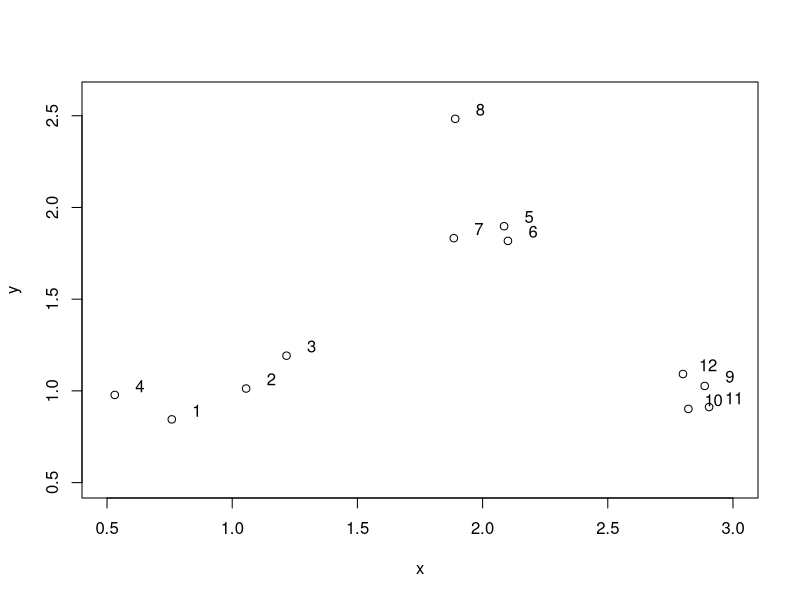
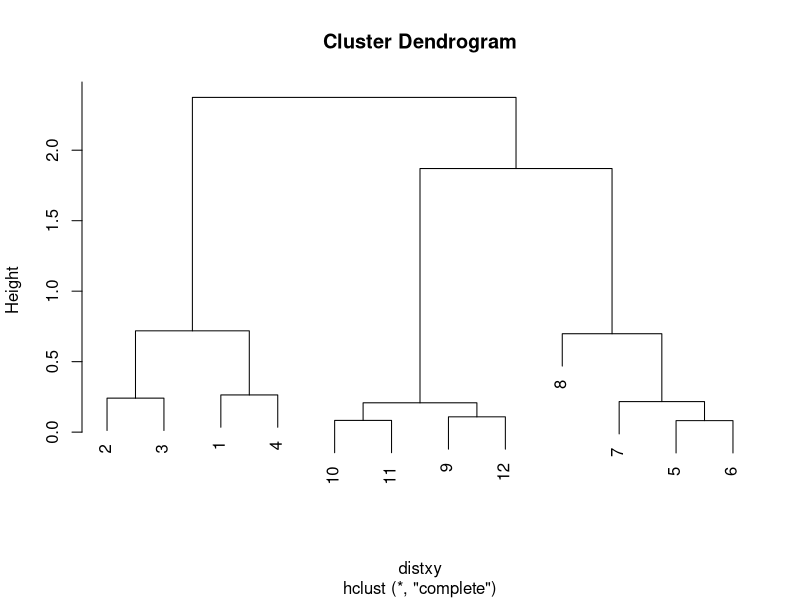
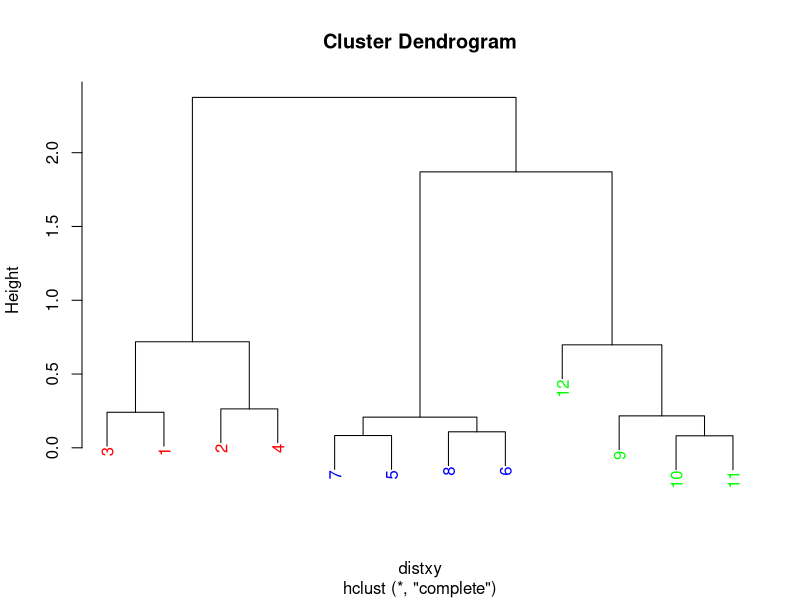

The R source for these figures, in order:
## ---- chunk 1
knitr::opts_chunk$set(echo = FALSE)
## ---- chunk 2
set.seed(1234)
x <- rnorm(12,mean=rep(1:3,each=4),sd=0.2)
y <- rnorm(12,mean=rep(c(1,2,1),each=4),sd=0.2)
plot(x,y, xlim=c(0.5,3), ylim=c(0.5,2.6))
text(x+0.1, y+0.05, label=seq(1:12)) ## including labels (indices)
## ---- chunk 3
 dataFrame <- data.frame(x=x,y=y)
distxy <- dist(dataFrame)
hClustering <- hclust(distxy)
plot(hClustering)
## ---- chunk 4
myplclust <- function(hclust, lab = hclust$labels,
lab.col = rep(1, length(hclust$labels)), hang = 0.1, ...) {
## modifiction of plclust for plotting hclust objects *in colour*! Copyright 
## Eva KF Chan 2009 Arguments: hclust: hclust object lab: a character vector 
## of labels of the leaves of the tree lab.col: colour for the labels;
## NA=default device foreground colour hang: as in hclust & plclust Side
## effect: A display of hierarchical cluster with coloured leaf labels.
y <- rep(hclust$height, 2)
x <- as.numeric(hclust$merge)
y <- y[which(x < 0)]
x <- x[which(x < 0)]
x <- abs(x)
y <- y[order(x)]
x <- x[order(x)]
plot(hclust, labels = FALSE, hang = hang, ...)
text(x = x, y = y[hclust$order] - (max(hclust$height) * hang), 
     labels = lab[hclust$order], col = lab.col[hclust$order], srt = 90, 
     adj = c(1, 0.5), xpd = NA, ...)
}
## ---- chunk 5
myplclust(hClustering, lab = hClustering$order, 
          lab.col = rep(c("red","green","blue"), each = 4))
